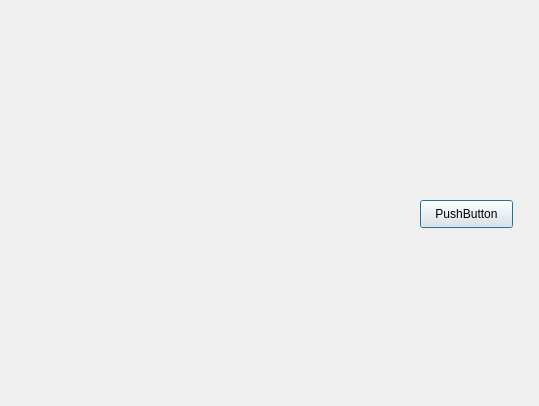
<?xml version="1.0" encoding="UTF-8"?>
<ui version="4.0">
 <class>Dialog</class>
 <widget class="QDialog" name="Dialog">
  <property name="geometry">
   <rect>
    <x>0</x>
    <y>0</y>
    <width>539</width>
    <height>406</height>
   </rect>
  </property>
  <property name="windowTitle">
   <string>Dialog</string>
  </property>
  <widget class="QPushButton" name="pushButton">
   <property name="geometry">
    <rect>
     <x>420</x>
     <y>200</y>
     <width>93</width>
     <height>28</height>
    </rect>
   </property>
   <property name="text">
    <string>PushButton</string>
   </property>
  </widget>
 </widget>
 <resources/>
 <connections/>
</ui>
